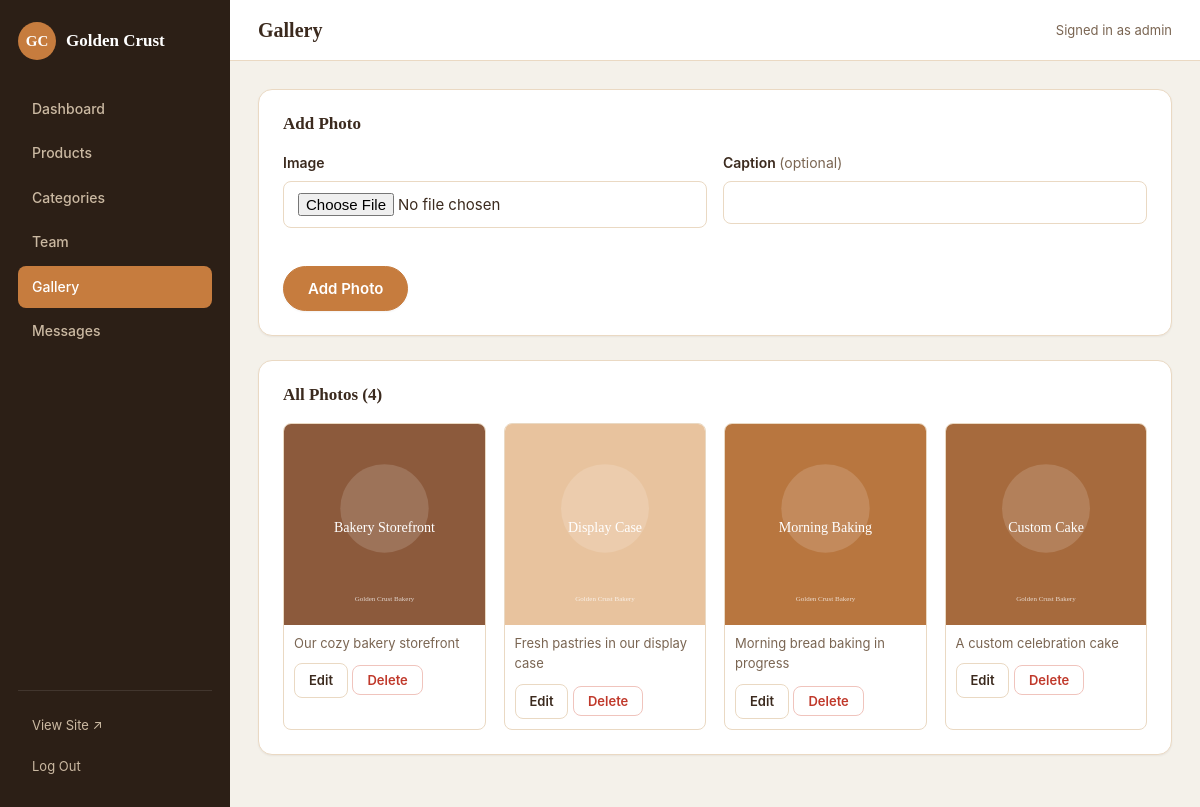
Screenshot of /admin/gallery.php (signed in) with the database file from the repository.
### tables this page shows
CREATE TABLE gallery (
    id INT AUTO_INCREMENT PRIMARY KEY,
    image_path VARCHAR(255) NOT NULL,
    caption VARCHAR(255),
    created_at TIMESTAMP NOT NULL DEFAULT CURRENT_TIMESTAMP
);

### includes/functions.php (called while the page is built, shortened)
<?php
function e(?string $value): string
{
    return htmlspecialchars($value ?? '', ENT_QUOTES, 'UTF-8');
}

### admin/gallery.php (the view, shortened to what this page needs)
<?php
require __DIR__ . '/includes/admin_header.php';
$editing = null;
$images = $pdo->query('SELECT * FROM gallery ORDER BY created_at DESC')->fetchAll();
?>
<div class="admin-panel">
    <div class="admin-panel-header">
        <h2><?= $editing ? 'Edit Photo' : 'Add Photo' ?></h2>
    </div>
    <form method="post" action="gallery.php" enctype="multipart/form-data" class="stacked-form form-grid">
        <div class="form-row">
            <label>Image <?= $editing ? '<span class="optional">(leave empty to keep current)</span>' : '' ?></label>
            <input type="file" name="image" accept="image/jpeg,image/png,image/gif,image/webp" <?= $editing ? '' : 'required' ?>>
        </div>
        <div class="form-row">
            <label>Caption <span class="optional">(optional)</span></label>
            <input type="text" name="caption" value="<?= e($editing['caption'] ?? '') ?>">
        </div>
        <div class="form-actions form-row-full">
            <button type="submit" class="btn btn-primary"><?= $editing ? 'Save Changes' : 'Add Photo' ?></button>
        </div>
    </form>
</div>
<div class="admin-panel">
    <div class="admin-panel-header">
        <h2>All Photos (<?= count($images) ?>)</h2>
    </div>
    <?php if (empty($images)): ?>
        <p class="empty-note">No photos yet.</p>
    <?php else: ?>
        <div class="admin-photo-grid">
            <?php foreach ($images as $image): ?>
                <div class="admin-photo-card">
                    <img src="/<?= e($image['image_path']) ?>" alt="">
                    <p><?= e($image['caption'] ?: '(no caption)') ?></p>
                    <div class="actions">
                        <a href="gallery.php?edit=<?= (int) $image['id'] ?>" class="btn btn-sm">Edit</a>
                        <form method="post" action="gallery.php" class="inline-delete" onsubmit="return confirm('Delete this photo?');">
                            <button type="submit" class="btn btn-sm btn-danger">Delete</button>
                        </form>
                    </div>
                </div>
            <?php endforeach; ?>
        </div>
    <?php endif; ?>
</div>
<?php require __DIR__ . '/includes/admin_footer.php'; ?>

### assets/css/style.css (style rules this page uses)
:root { --color-bg: #fbf6ee; --color-surface: #ffffff; --color-text: #3b2a1e; --color-text-muted: #7a6552; --color-primary: #c67c3e; --color-primary-dark: #a85f2a; --color-accent: #8c5a3c; --color-border: #ead9c3; --color-success: #2f7a4f; --color-success-soft: #e9f6ee; --color-danger: #c0392b; --color-danger-soft: #fbebe9; --radius-sm: 8px; --radius-md: 14px; --radius-lg: 22px; --shadow-sm: 0 1px 2px rgba(59, 42, 30, 0.06); --shadow-md: 0 10px 30px rgba(59, 42, 30, 0.1); --font-heading: Georgia, 'Times New Roman', serif; --font-body: -apple-system, BlinkMacSystemFont, 'Segoe UI', Roboto, sans-serif; }
* { box-sizing: border-box; }
html { scroll-behavior: smooth; }
body { margin: 0; font-family: var(--font-body); background: var(--color-bg); color: var(--color-text); line-height: 1.6; }
img { max-width: 100%; display: block; }
a { color: inherit; }
h1, h2, h3, h4 { font-family: var(--font-heading); line-height: 1.2; margin: 0 0 0.5em; }
.btn { display: inline-flex; align-items: center; justify-content: center; gap: 8px; padding: 12px 24px; border: 1px solid var(--color-border); border-radius: 999px; background: var(--color-surface); color: var(--color-text); font-family: var(--font-body); font-size: 15px; font-weight: 600; cursor: pointer; text-decoration: none; transition: transform 0.1s ease, background 0.15s ease, box-shadow 0.15s ease; }
.btn-primary { background: var(--color-primary); border-color: var(--color-primary); color: #fff; box-shadow: var(--shadow-sm); }
.btn-sm { padding: 6px 14px; font-size: 13px; border-radius: var(--radius-sm); }
.btn-danger { color: var(--color-danger); border-color: #f0c4bd; }
.stacked-form .form-row { margin-bottom: 18px; display: flex; flex-direction: column; gap: 6px; }
.stacked-form label { font-weight: 600; font-size: 14px; }
.optional { font-weight: 400; color: var(--color-text-muted); }
.stacked-form input[type='text'], .stacked-form input[type='email'], .stacked-form input[type='tel'], .stacked-form input[type='number'], .stacked-form input[type='password'], .stacked-form input[type='file'], .stacked-form select, .stacked-form textarea { padding: 11px 14px; border: 1px solid var(--color-border); border-radius: var(--radius-sm); font-size: 15px; font-family: inherit; background: var(--color-surface); color: var(--color-text); }

### assets/css/admin.css (style rules this page uses)
body.admin-body, body.admin-login-body { background: #f4f1ea; font-family: var(--font-body); }
.admin-panel { background: var(--color-surface); border: 1px solid var(--color-border); border-radius: var(--radius-md); padding: 24px; margin-bottom: 24px; box-shadow: var(--shadow-sm); }
.admin-panel-header { display: flex; align-items: center; justify-content: space-between; margin-bottom: 18px; }
.admin-panel-header h2 { font-size: 17px; margin: 0; }
.form-grid { display: grid; grid-template-columns: 1fr 1fr; gap: 16px; }
.form-row-full { grid-column: 1 / -1; }
.form-actions { display: flex; gap: 10px; margin-top: 4px; }
.inline-delete { display: inline; }
.admin-photo-grid { display: grid; grid-template-columns: repeat(auto-fill, minmax(180px, 1fr)); gap: 18px; }
.admin-photo-card { border: 1px solid var(--color-border); border-radius: var(--radius-sm); overflow: hidden; }
.admin-photo-card img { width: 100%; aspect-ratio: 1 / 1; object-fit: cover; }
.admin-photo-card p { font-size: 13px; padding: 8px 10px 0; margin: 0; color: var(--color-text-muted); }
.admin-photo-card .actions { padding: 10px; }

### rows the page displays
gallery: image_path (picture), caption "Our cozy bakery storefront"
gallery: image_path (picture), caption "Fresh pastries in our display case"
gallery: image_path (picture), caption "Morning bread baking in progress"
gallery: image_path (picture), caption "A custom celebration cake"

### other values shown
$label "Dashboard"
$label "Products"
$label "Categories"
$label "Team"
$label "Gallery"
$label "Messages"
$pageTitle "Gallery"
$_SESSION['admin_username'] "admin"
count($images) "4"
